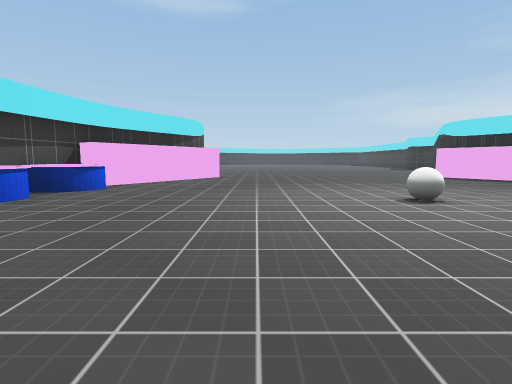
view 1 (above)

19 first-person views from a walk through a 3-D level made in the Unity game engine. The camera is 1.2 m above the floor, tilts 6° down and sees 80° across. The floor is counted in squares, 2 m on a side. Each view is taken from the middle of a square. On the plan, view 1 faces up. The plan holds only what a view shows up to about 9 squares ahead; the rest is blank. The place goes on beyond the plan. The player is left out. Some surface patterns are stand-ins.

view 2
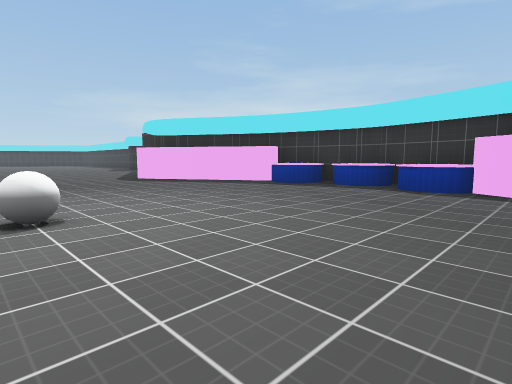

view 3
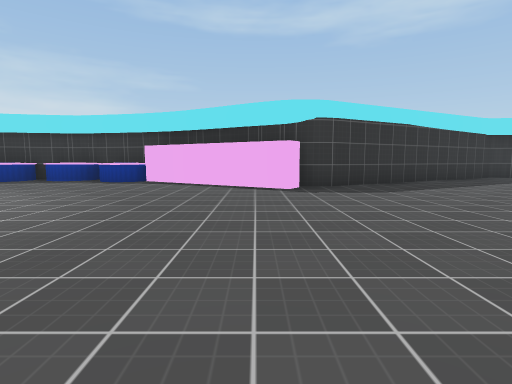

view 4
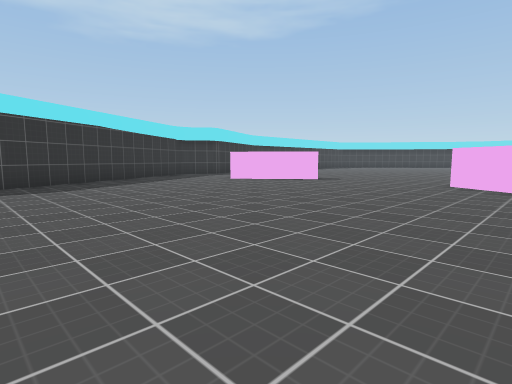

view 5
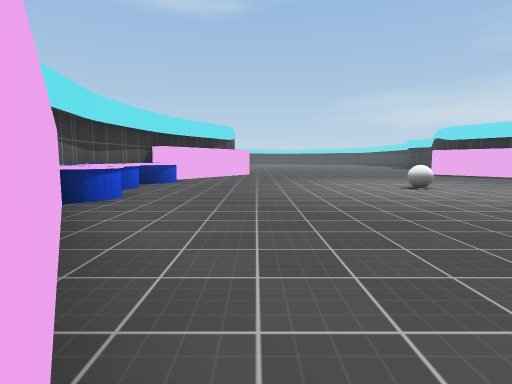

view 6
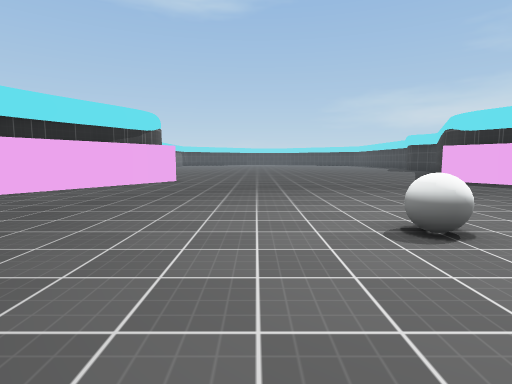

view 7
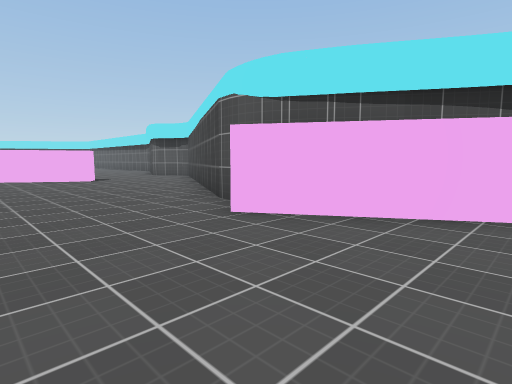

view 8
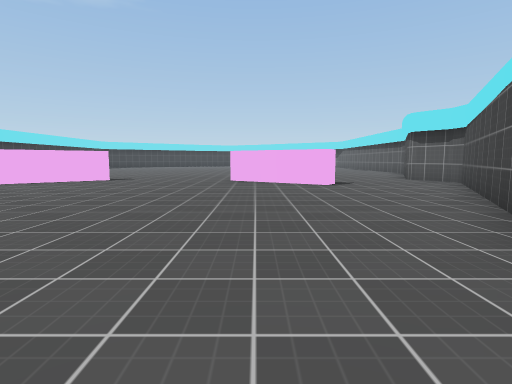

view 9
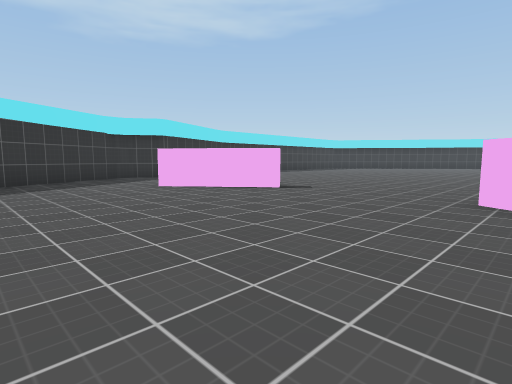

view 10
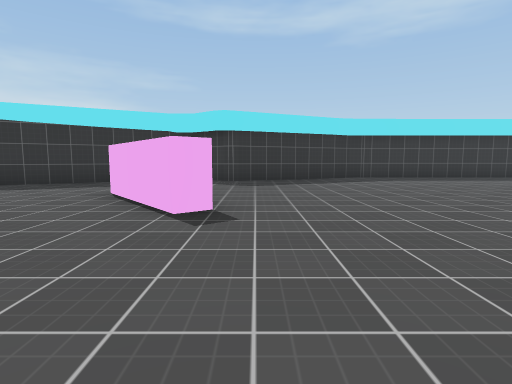

view 11
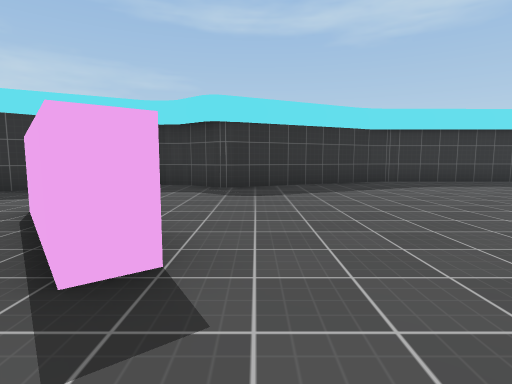

view 12
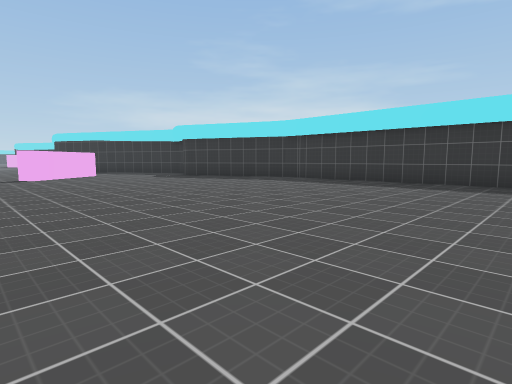

view 13
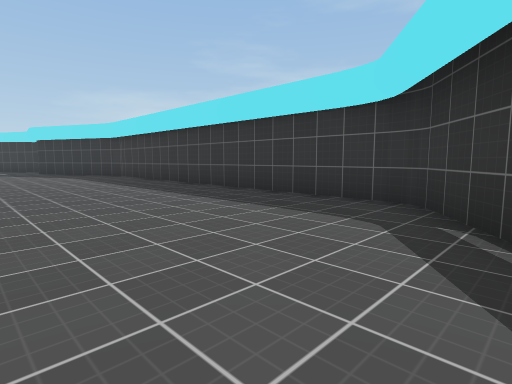

view 14
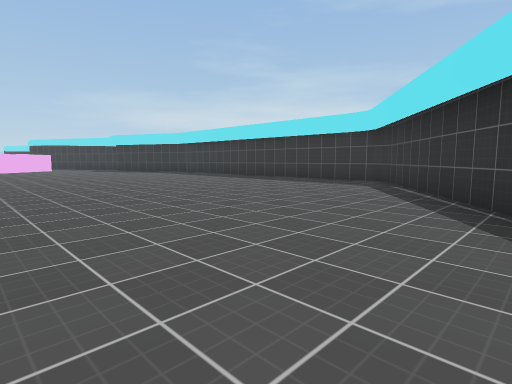

view 15
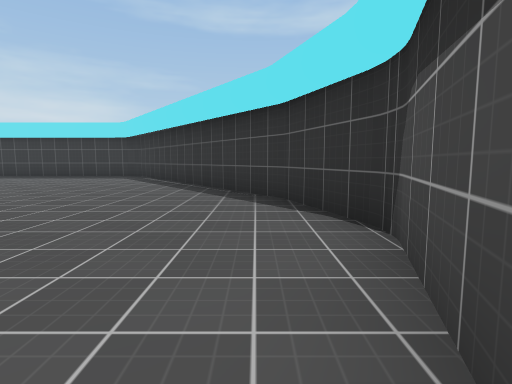

view 16
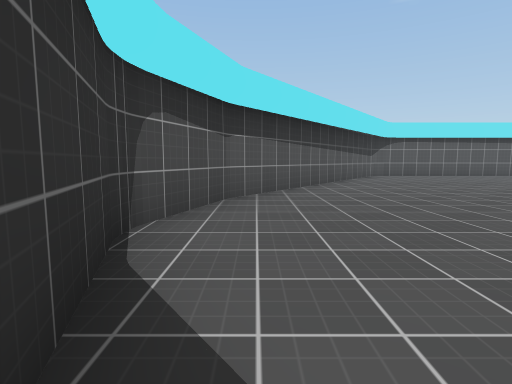

view 17
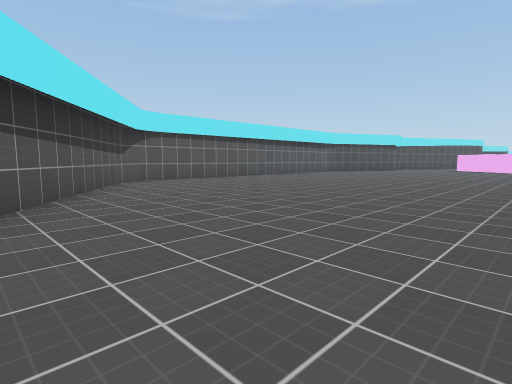

view 18
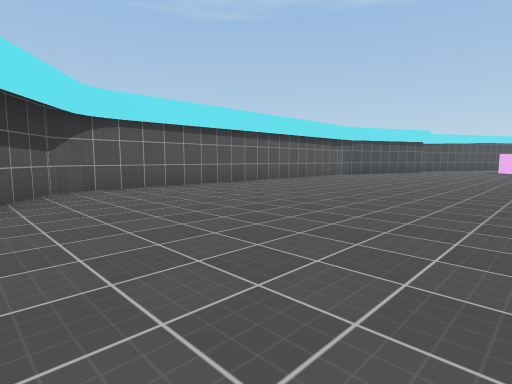

view 19
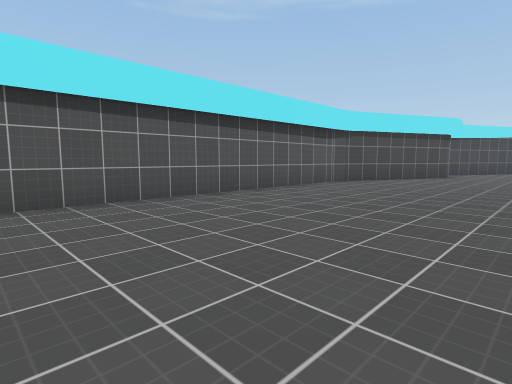

### Floor plan
Points are (right, up) in squares from view 1. A wall is a line through its corners. A room is listed if a view was taken in it or the views show most of it. See-through windows are left out.
Room 1 (views 1, 2, 3, 4, 5, 6, 7, 8, 9)
walls: (6.7, -2) (6.3, -1.7) (8.7, 2.1); (7, -2.9) (6.9, -2.4); (-1.9, -2.4) (-2, -2.8) (-3.9, -6.3); (9.3, 2.1) (9.7, 4.2); (-3.6, 2.1) (-1.3, -1.7); (9.7, 4.1) (9.7, 4.8); (9.7, 4.7) (9.3, 6.6); (8.7, 6.8) (6.4, 10.5); (-4.6, 4.8) (-4.7, 4.2) (-4.6, 3.5); (-1.3, 10.6) (-3.6, 6.9) (-4.2, 7.2) (-4.7, 4.7); (-0.9, -8.8) (0.8, -9.9); (5.1, -9.5) (6.6, -8.3); (9.8, -8) (7, -2.8)
ways out: opening at (2.8, -8.6) to room 2
objects: other object (-4, 3) to (-3, 3); other object (-4, 4) to (-4, 5); other object (-4, 6) to (-3, 6); other object (2, 4); other object (9, 3); other object (9, 4) to (9, 5); other object (9, 6)
Room 2 (views 10, 11, 12, 13, 14, 15, 16, 17, 18, 19)
walls: (5.1, -10.2) (4.7, -10.5) (4.4, -10.1) (5.1, -9.5); (-6.4, -14.5) (-6.4, -24.2); (-6.3, -14) (-6.4, -14.6); (-5.8, -13) (-6.3, -14.1); (11.4, -14.6) (11.3, -14); (11.3, -14.1) (9.6, -10.3) (10.3, -9.3) (10.3, -8.7); (-2, -8.7) (-1.7, -8.3) (-0.9, -8.8); (-6.3, -24.7) (0.3, -29.4) (2.3, -30.1) (2.7, -30.1) (4.7, -29.4) (11.3, -24.8); (-5.3, -9.4) (-4.7, -10.1); (11.4, -24.3) (11.5, -14.5); (10.4, -9.1) (9.8, -8); (-3.9, -6.3) (-5.3, -8.9)
ways out: opening at (2.8, -8.6) to room 1

Positions as (right, up) in squares from view 1, and headings:
1: (0, 0), facing up
2: (2, 1), facing up-right
3: (0, -1), facing right
4: (-1, -2), facing down-right
5: (-1, -2), facing up
6: (1, 2), facing up
7: (1, 1), facing down-left
8: (0, -1), facing down
9: (0, -5), facing down-right
10: (1, -11), facing right
11: (3, -11), facing right
12: (3, -21), facing up-right
13: (7, -26), facing up-right
14: (3, -28), facing up-right
15: (0, -29), facing right
16: (5, -29), facing left
17: (2, -28), facing up-left
18: (0, -26), facing up-left
19: (-2, -22), facing up-left
